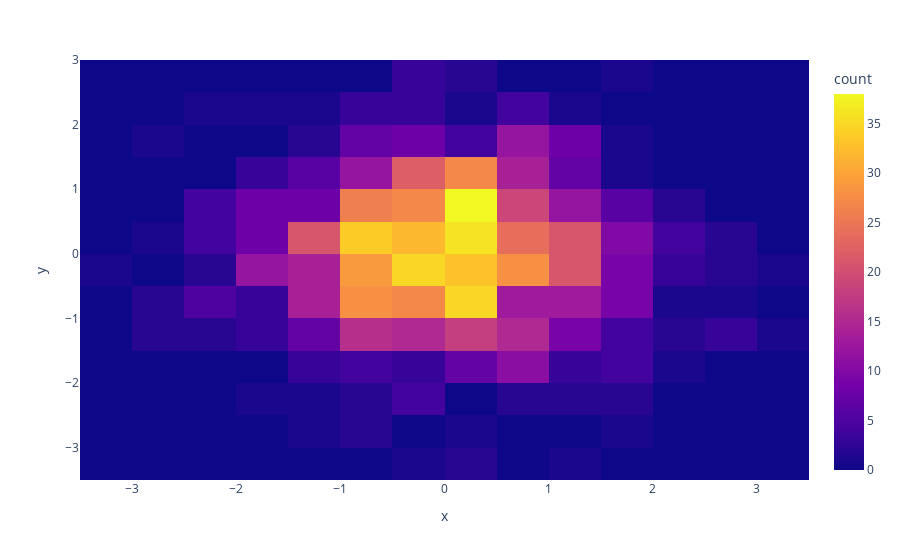

The cell this chart's notebook holds for it:
### Code cell
px.density_heatmap(x=x, y=y)

### Figure 1 — Plotly figure (JSON) as saved in the notebook; plotly's stock layout.template omitted (floating-point values rounded to 4 significant figures; data arrays with more than 128 entries replaced by an {"elided": "..."} marker saying what was removed)
{"data": [{"coloraxis": "coloraxis", "hovertemplate": "x=%{x}<br>y=%{y}<br>count=%{z}<extra></extra>", "name": "", "type": "histogram2d", "x": {"elided": "1000 float values"}, "xaxis": "x", "xbingroup": "x", "y": {"elided": "1000 float values"}, "yaxis": "y", "ybingroup": "y"}], "layout": {"coloraxis": {"colorbar": {"title": {"text": "count"}}, "colorscale": [[0, "#0d0887"], [0.1111, "#46039f"], [0.2222, "#7201a8"], [0.3333, "#9c179e"], [0.4444, "#bd3786"], [0.5556, "#d8576b"], [0.6667, "#ed7953"], [0.7778, "#fb9f3a"], [0.8889, "#fdca26"], [1, "#f0f921"]]}, "legend": {"tracegroupgap": 0}, "margin": {"t": 60}, "xaxis": {"anchor": "y", "domain": [0, 1], "title": {"text": "x"}}, "yaxis": {"anchor": "x", "domain": [0, 1], "title": {"text": "y"}}}}
